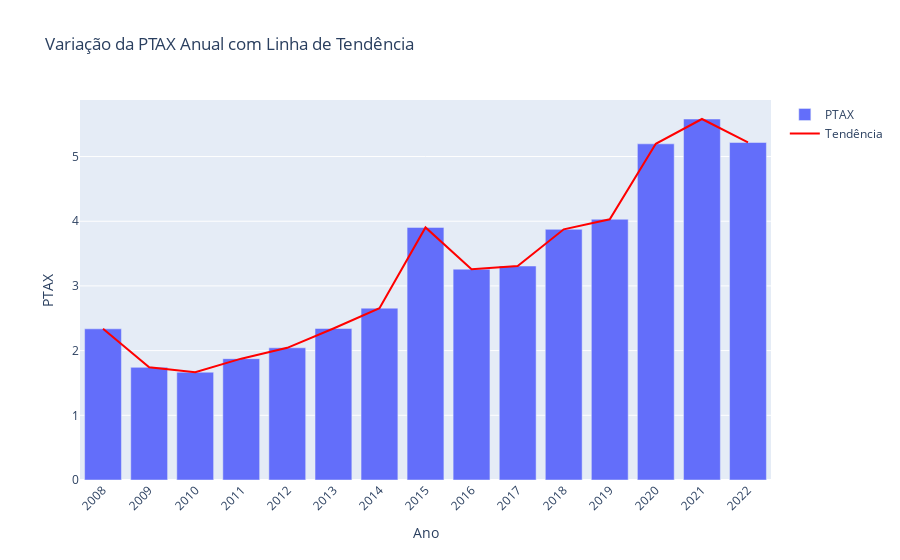

Here is the notebook cell this chart was saved with:
### Code cell
fig = go.Figure()
fig.add_trace(go.Bar(x=df_producao_exportacao['Ano'], y=df_producao_exportacao['PTAX'], name='PTAX'))
fig.add_trace(go.Scatter(x=df_producao_exportacao['Ano'], y=df_producao_exportacao['PTAX'], mode='lines', name='Tendência', line=dict(color='red')))
fig.update_layout(title='Variação da PTAX Anual com Linha de Tendência',
                  xaxis_title='Ano',
                  yaxis_title='PTAX',
                  barmode='group',
                  xaxis_tickangle=-45,
                  xaxis=dict(tickvals=df_producao_exportacao['Ano'], ticktext=df_producao_exportacao['Ano'].dt.year))

fig.show()

### Figure 1 — Plotly figure (JSON) as saved in the notebook; plotly's stock layout.template omitted (floating-point values rounded to 4 significant figures)
{"data": [{"name": "PTAX", "type": "bar", "x": ["2008-01-01T00:00:00", "2009-01-01T00:00:00", "2010-01-01T00:00:00", "2011-01-01T00:00:00", "2012-01-01T00:00:00", "2013-01-01T00:00:00", "2014-01-01T00:00:00", "2015-01-01T00:00:00", "2016-01-01T00:00:00", "2017-01-01T00:00:00", "2018-01-01T00:00:00", "2019-01-01T00:00:00", "2020-01-01T00:00:00", "2021-01-01T00:00:00", "2022-01-01T00:00:00"], "y": [2.337, 1.741, 1.666, 1.876, 2.043, 2.343, 2.656, 3.905, 3.259, 3.308, 3.875, 4.031, 5.197, 5.58, 5.218]}, {"line": {"color": "red"}, "mode": "lines", "name": "Tendência", "type": "scatter", "x": ["2008-01-01T00:00:00", "2009-01-01T00:00:00", "2010-01-01T00:00:00", "2011-01-01T00:00:00", "2012-01-01T00:00:00", "2013-01-01T00:00:00", "2014-01-01T00:00:00", "2015-01-01T00:00:00", "2016-01-01T00:00:00", "2017-01-01T00:00:00", "2018-01-01T00:00:00", "2019-01-01T00:00:00", "2020-01-01T00:00:00", "2021-01-01T00:00:00", "2022-01-01T00:00:00"], "y": [2.337, 1.741, 1.666, 1.876, 2.043, 2.343, 2.656, 3.905, 3.259, 3.308, 3.875, 4.031, 5.197, 5.58, 5.218]}], "layout": {"barmode": "group", "title": {"text": "Variação da PTAX Anual com Linha de Tendência"}, "xaxis": {"tickangle": -45, "ticktext": [2008, 2009, 2010, 2011, 2012, 2013, 2014, 2015, 2016, 2017, 2018, 2019, 2020, 2021, 2022], "tickvals": ["2008-01-01T00:00:00", "2009-01-01T00:00:00", "2010-01-01T00:00:00", "2011-01-01T00:00:00", "2012-01-01T00:00:00", "2013-01-01T00:00:00", "2014-01-01T00:00:00", "2015-01-01T00:00:00", "2016-01-01T00:00:00", "2017-01-01T00:00:00", "2018-01-01T00:00:00", "2019-01-01T00:00:00", "2020-01-01T00:00:00", "2021-01-01T00:00:00", "2022-01-01T00:00:00"], "title": {"text": "Ano"}}, "yaxis": {"title": {"text": "PTAX"}}}}
